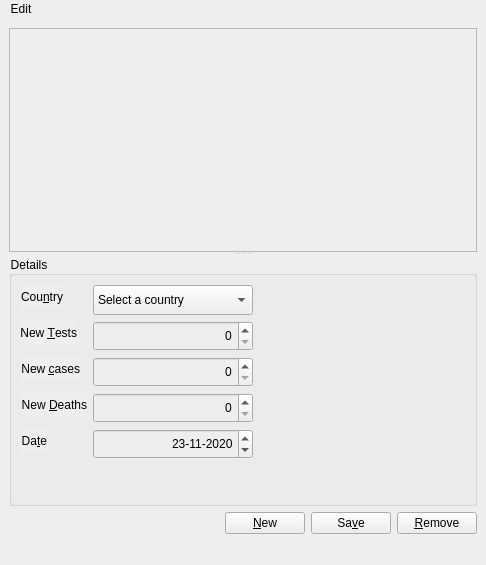
<?xml version="1.0" encoding="UTF-8"?>
<ui version="4.0">
 <author>Faouzi Mohamed</author>
 <class>MainWindow</class>
 <widget class="QMainWindow" name="MainWindow">
  <property name="geometry">
   <rect>
    <x>0</x>
    <y>0</y>
    <width>486</width>
    <height>565</height>
   </rect>
  </property>
  <property name="minimumSize">
   <size>
    <width>0</width>
    <height>0</height>
   </size>
  </property>
  <property name="maximumSize">
   <size>
    <width>900</width>
    <height>568</height>
   </size>
  </property>
  <property name="mouseTracking">
   <bool>true</bool>
  </property>
  <property name="windowTitle">
   <string>BiblioApp</string>
  </property>
  <property name="styleSheet">
   <string notr="true">QPushButton{background-color:#f5d555;}
QWidget#centralwidget,
QHBoxLayout *,
QVBoxLayout *,
QWidget
{
	background-color : #eee;
}</string>
  </property>
  <widget class="QWidget" name="centralwidget">
   <layout class="QVBoxLayout" name="verticalLayout">
    <item>
     <widget class="QSplitter" name="splitter">
      <property name="orientation">
       <enum>Qt::Vertical</enum>
      </property>
      <widget class="QTreeView" name="treeView">
       <property name="minimumSize">
        <size>
         <width>0</width>
         <height>0</height>
        </size>
       </property>
       <attribute name="headerCascadingSectionResizes">
        <bool>false</bool>
       </attribute>
      </widget>
      <widget class="QGroupBox" name="groupBox">
       <property name="title">
        <string>Details</string>
       </property>
       <layout class="QFormLayout" name="formLayout">
        <item row="0" column="0">
         <widget class="QLabel" name="countryLabel">
          <property name="text">
           <string>Cou&amp;ntry</string>
          </property>
          <property name="alignment">
           <set>Qt::AlignRight|Qt::AlignTrailing|Qt::AlignVCenter</set>
          </property>
          <property name="buddy">
           <cstring>comboBox</cstring>
          </property>
         </widget>
        </item>
        <item row="0" column="1">
         <layout class="QHBoxLayout" name="hlayout1">
          <item>
           <widget class="QComboBox" name="comboBox">
            <property name="minimumSize">
             <size>
              <width>160</width>
              <height>30</height>
             </size>
            </property>
            <item>
             <property name="text">
              <string>Select a country</string>
             </property>
            </item>
           </widget>
          </item>
          <item>
           <spacer name="horizontalSpacer_2">
            <property name="orientation">
             <enum>Qt::Horizontal</enum>
            </property>
            <property name="sizeHint" stdset="0">
             <size>
              <width>40</width>
              <height>20</height>
             </size>
            </property>
           </spacer>
          </item>
         </layout>
        </item>
        <item row="1" column="0">
         <widget class="QLabel" name="testsLabel">
          <property name="text">
           <string>New &amp;Tests</string>
          </property>
          <property name="alignment">
           <set>Qt::AlignRight|Qt::AlignTrailing|Qt::AlignVCenter</set>
          </property>
          <property name="buddy">
           <cstring>testSpinBox</cstring>
          </property>
         </widget>
        </item>
        <item row="1" column="1">
         <layout class="QHBoxLayout" name="hLayout2">
          <item>
           <widget class="QSpinBox" name="testSpinBox">
            <property name="minimumSize">
             <size>
              <width>160</width>
              <height>30</height>
             </size>
            </property>
            <property name="wrapping">
             <bool>false</bool>
            </property>
            <property name="alignment">
             <set>Qt::AlignRight|Qt::AlignTrailing|Qt::AlignVCenter</set>
            </property>
            <property name="accelerated">
             <bool>true</bool>
            </property>
            <property name="correctionMode">
             <enum>QAbstractSpinBox::CorrectToNearestValue</enum>
            </property>
            <property name="showGroupSeparator" stdset="0">
             <bool>true</bool>
            </property>
            <property name="maximum">
             <number>999999999</number>
            </property>
            <property name="stepType">
             <enum>QAbstractSpinBox::AdaptiveDecimalStepType</enum>
            </property>
           </widget>
          </item>
          <item>
           <spacer name="genreHSpacer_2">
            <property name="orientation">
             <enum>Qt::Horizontal</enum>
            </property>
            <property name="sizeHint" stdset="0">
             <size>
              <width>68</width>
              <height>20</height>
             </size>
            </property>
           </spacer>
          </item>
         </layout>
        </item>
        <item row="2" column="0">
         <widget class="QLabel" name="casesLabel">
          <property name="text">
           <string>New &amp;cases</string>
          </property>
          <property name="alignment">
           <set>Qt::AlignRight|Qt::AlignTrailing|Qt::AlignVCenter</set>
          </property>
          <property name="buddy">
           <cstring>casesSpinBox</cstring>
          </property>
         </widget>
        </item>
        <item row="2" column="1">
         <layout class="QHBoxLayout" name="hLayout3">
          <item>
           <widget class="QSpinBox" name="casesSpinBox">
            <property name="minimumSize">
             <size>
              <width>160</width>
              <height>30</height>
             </size>
            </property>
            <property name="wrapping">
             <bool>false</bool>
            </property>
            <property name="alignment">
             <set>Qt::AlignRight|Qt::AlignTrailing|Qt::AlignVCenter</set>
            </property>
            <property name="accelerated">
             <bool>true</bool>
            </property>
            <property name="correctionMode">
             <enum>QAbstractSpinBox::CorrectToNearestValue</enum>
            </property>
            <property name="showGroupSeparator" stdset="0">
             <bool>true</bool>
            </property>
            <property name="maximum">
             <number>999999999</number>
            </property>
           </widget>
          </item>
          <item>
           <spacer name="horizontalSpacer">
            <property name="orientation">
             <enum>Qt::Horizontal</enum>
            </property>
            <property name="sizeHint" stdset="0">
             <size>
              <width>40</width>
              <height>20</height>
             </size>
            </property>
           </spacer>
          </item>
         </layout>
        </item>
        <item row="3" column="0">
         <widget class="QLabel" name="deathsLabel">
          <property name="text">
           <string>New &amp;Deaths</string>
          </property>
          <property name="alignment">
           <set>Qt::AlignRight|Qt::AlignTrailing|Qt::AlignVCenter</set>
          </property>
          <property name="buddy">
           <cstring>deathsSpinBox</cstring>
          </property>
         </widget>
        </item>
        <item row="3" column="1">
         <layout class="QHBoxLayout" name="hLayout4">
          <item>
           <widget class="QSpinBox" name="deathsSpinBox">
            <property name="minimumSize">
             <size>
              <width>160</width>
              <height>30</height>
             </size>
            </property>
            <property name="wrapping">
             <bool>false</bool>
            </property>
            <property name="alignment">
             <set>Qt::AlignRight|Qt::AlignTrailing|Qt::AlignVCenter</set>
            </property>
            <property name="accelerated">
             <bool>true</bool>
            </property>
            <property name="correctionMode">
             <enum>QAbstractSpinBox::CorrectToNearestValue</enum>
            </property>
            <property name="showGroupSeparator" stdset="0">
             <bool>true</bool>
            </property>
            <property name="maximum">
             <number>999999999</number>
            </property>
           </widget>
          </item>
          <item>
           <spacer name="deathHSpacer">
            <property name="orientation">
             <enum>Qt::Horizontal</enum>
            </property>
            <property name="sizeHint" stdset="0">
             <size>
              <width>68</width>
              <height>20</height>
             </size>
            </property>
           </spacer>
          </item>
         </layout>
        </item>
        <item row="4" column="0">
         <widget class="QLabel" name="dateLabel">
          <property name="text">
           <string>Da&amp;te</string>
          </property>
          <property name="alignment">
           <set>Qt::AlignRight|Qt::AlignTrailing|Qt::AlignVCenter</set>
          </property>
          <property name="buddy">
           <cstring>dateEdit</cstring>
          </property>
         </widget>
        </item>
        <item row="4" column="1">
         <layout class="QHBoxLayout" name="hLayout5">
          <item>
           <widget class="QDateEdit" name="dateEdit">
            <property name="enabled">
             <bool>true</bool>
            </property>
            <property name="minimumSize">
             <size>
              <width>160</width>
              <height>30</height>
             </size>
            </property>
            <property name="mouseTracking">
             <bool>true</bool>
            </property>
            <property name="autoFillBackground">
             <bool>true</bool>
            </property>
            <property name="inputMethodHints">
             <set>Qt::ImhPreferNumbers</set>
            </property>
            <property name="wrapping">
             <bool>true</bool>
            </property>
            <property name="frame">
             <bool>true</bool>
            </property>
            <property name="alignment">
             <set>Qt::AlignRight|Qt::AlignTrailing|Qt::AlignVCenter</set>
            </property>
            <property name="readOnly">
             <bool>false</bool>
            </property>
            <property name="buttonSymbols">
             <enum>QAbstractSpinBox::UpDownArrows</enum>
            </property>
            <property name="specialValueText">
             <string notr="true"/>
            </property>
            <property name="correctionMode">
             <enum>QAbstractSpinBox::CorrectToNearestValue</enum>
            </property>
            <property name="keyboardTracking">
             <bool>true</bool>
            </property>
            <property name="showGroupSeparator" stdset="0">
             <bool>true</bool>
            </property>
            <property name="dateTime">
             <datetime>
              <hour>0</hour>
              <minute>0</minute>
              <second>0</second>
              <year>2020</year>
              <month>11</month>
              <day>23</day>
             </datetime>
            </property>
            <property name="maximumDate">
             <date>
              <year>2050</year>
              <month>12</month>
              <day>31</day>
             </date>
            </property>
            <property name="minimumDate">
             <date>
              <year>2019</year>
              <month>9</month>
              <day>30</day>
             </date>
            </property>
            <property name="currentSection">
             <enum>QDateTimeEdit::DaySection</enum>
            </property>
            <property name="displayFormat">
             <string>dd-MM-yyyy</string>
            </property>
            <property name="calendarPopup">
             <bool>false</bool>
            </property>
            <property name="timeSpec">
             <enum>Qt::LocalTime</enum>
            </property>
            <property name="date">
             <date>
              <year>2020</year>
              <month>11</month>
              <day>23</day>
             </date>
            </property>
           </widget>
          </item>
          <item>
           <spacer name="dateHSpacer">
            <property name="orientation">
             <enum>Qt::Horizontal</enum>
            </property>
            <property name="sizeHint" stdset="0">
             <size>
              <width>40</width>
              <height>20</height>
             </size>
            </property>
           </spacer>
          </item>
         </layout>
        </item>
       </layout>
      </widget>
     </widget>
    </item>
    <item>
     <layout class="QHBoxLayout" name="btnHLayout">
      <item>
       <spacer name="btnLeftHSpacer">
        <property name="orientation">
         <enum>Qt::Horizontal</enum>
        </property>
        <property name="sizeHint" stdset="0">
         <size>
          <width>40</width>
          <height>20</height>
         </size>
        </property>
       </spacer>
      </item>
      <item>
       <widget class="QPushButton" name="newButton">
        <property name="text">
         <string>&amp;New</string>
        </property>
       </widget>
      </item>
      <item>
       <widget class="QPushButton" name="saveButton">
        <property name="text">
         <string>Sa&amp;ve</string>
        </property>
       </widget>
      </item>
      <item>
       <widget class="QPushButton" name="removeButton">
        <property name="text">
         <string>&amp;Remove</string>
        </property>
       </widget>
      </item>
     </layout>
    </item>
   </layout>
  </widget>
  <widget class="QMenuBar" name="menubar">
   <property name="geometry">
    <rect>
     <x>0</x>
     <y>0</y>
     <width>486</width>
     <height>20</height>
    </rect>
   </property>
   <widget class="QMenu" name="menu_edit">
    <property name="title">
     <string>Edit</string>
    </property>
    <widget class="QMenu" name="menuDownload">
     <property name="title">
      <string>Download all entries</string>
     </property>
     <addaction name="actionSaveCSV"/>
     <addaction name="actionSaveJson"/>
    </widget>
    <addaction name="separator"/>
    <addaction name="separator"/>
    <addaction name="menuDownload"/>
    <addaction name="actionSaveChanges"/>
    <addaction name="separator"/>
    <addaction name="closeAction"/>
   </widget>
   <addaction name="menu_edit"/>
  </widget>
  <widget class="QStatusBar" name="statusbar"/>
  <action name="openAction">
   <property name="text">
    <string>&amp;Open</string>
   </property>
   <property name="shortcut">
    <string>Ctrl+O</string>
   </property>
  </action>
  <action name="saveAction">
   <property name="text">
    <string>&amp;Save</string>
   </property>
   <property name="shortcut">
    <string>Ctrl+S</string>
   </property>
  </action>
  <action name="action_Quit">
   <property name="text">
    <string>&amp;Quit</string>
   </property>
  </action>
  <action name="closeAction">
   <property name="text">
    <string>&amp;Close</string>
   </property>
   <property name="shortcut">
    <string>Ctrl+Q</string>
   </property>
  </action>
  <action name="actionSaveChanges">
   <property name="text">
    <string>&amp;Save changes</string>
   </property>
  </action>
  <action name="actionSaveCSV">
   <property name="text">
    <string>To CSV format</string>
   </property>
  </action>
  <action name="actionSaveJson">
   <property name="text">
    <string>To Json Format</string>
   </property>
  </action>
 </widget>
 <resources/>
 <connections/>
</ui>
